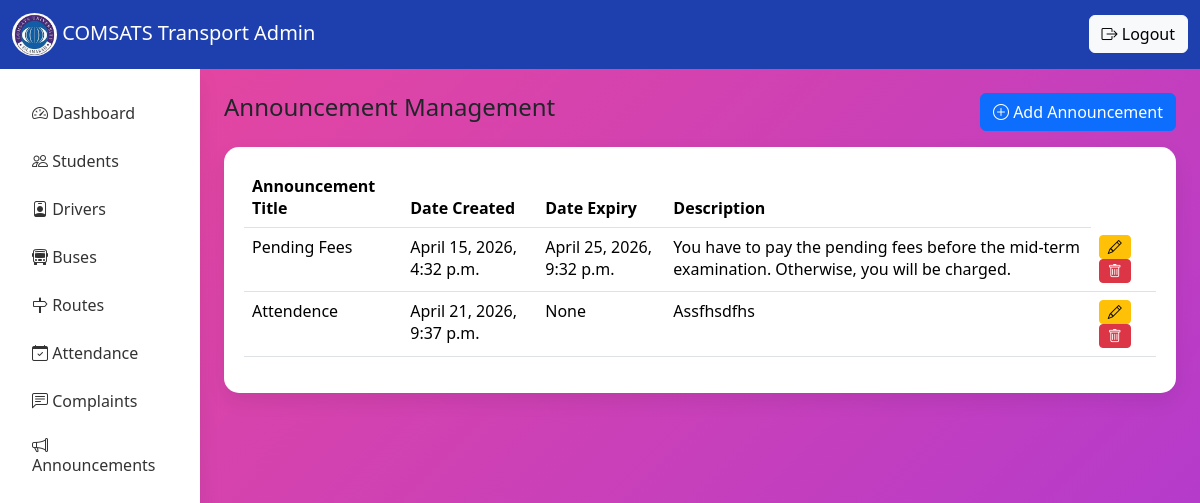
The page /admin_announcements/ on the database its author committed.
### service/models.py (models this page shows, shortened)
class Announcement(models.Model):
    title = models.CharField(max_length=200)
    message = models.TextField()
    audience = models.CharField(
        max_length=20,
        choices=[
            ('all', 'All'),
            ('student', 'Students'),
            ('driver', 'Drivers')
        ],
        default='all'
    )
    is_active = models.BooleanField(default=True)
    expiry_date = models.DateTimeField(null=True, blank=True)
    created_at = models.DateTimeField(auto_now_add=True)

### service/views.py (the view)
# urls.py: path('admin_announcements/', views.admin_announcement, name="admin_announcements"),
def admin_announcement(request):
    announcements = Announcement.objects.all()
    return render(request, "admin_announcements.html", {"announcements": announcements})

### templates/admin_announcements.html
{% extends 'admin_base.html' %}
{% block content %}
<div class="d-flex justify-content-between mb-3">
    <h4>Announcement Management</h4>
    <a href="{% url 'add_announcement' %}" class="btn btn-primary">
        <i class="bi bi-plus-circle"></i> Add Announcement
    </a>
</div>
<div class="dashboard-card">
    <table class="table">
        <thead>
            <tr>
                <th>Announcement Title</th>
                <th>Date Created</th>
                <th>Date Expiry</th>
                <th>Description</th>
            </tr>
        </thead>
        <tbody>
            {% for announcement in announcements %}
            <tr>
                <td>{{ announcement.title }}</td>
                <td>{{ announcement.created_at }}</td>
                <td>{{ announcement.expiry_date }}</td>
                <td>{{ announcement.message }}</td>
                <td>
                    <a href="{% url 'edit_announcement' announcement.id %}" class="btn btn-warning btn-sm">
                        <i class="bi bi-pencil"></i>
                    </a>
                    <a href="{% url 'delete_announcement' announcement.id %}" class="btn btn-danger btn-sm">
                        <i class="bi bi-trash"></i>
                    </a>
                </td>
            </tr>
            {% endfor %}
        </tbody>
    </table>
</div>
{% endblock %}

### templates/admin_base.html (style rules this page uses)
body { background: linear-gradient(-45deg, #1e3a8a, #2563eb, #9333ea, #ec4899); background-size: 400% 400%; animation: gradientMove 10s ease infinite; }
.dashboard-card { border: none; border-radius: 15px; padding: 20px; background: white; box-shadow: 0 8px 20px rgba(0, 0, 0, 0.08); }

### rows shown on the page
Announcement: title "Pending Fees", created_at "April 15, 2026, 4:32 p.m.", expiry_date "April 25, 2026, 9:32 p.m.", message "You have to pay the pending fees before the mid-term examination. Otherwise, you will be charged."
Announcement: title "Attendence", created_at "April 21, 2026, 9:37 p.m.", expiry_date "None", message "Assfhsdfhs"
